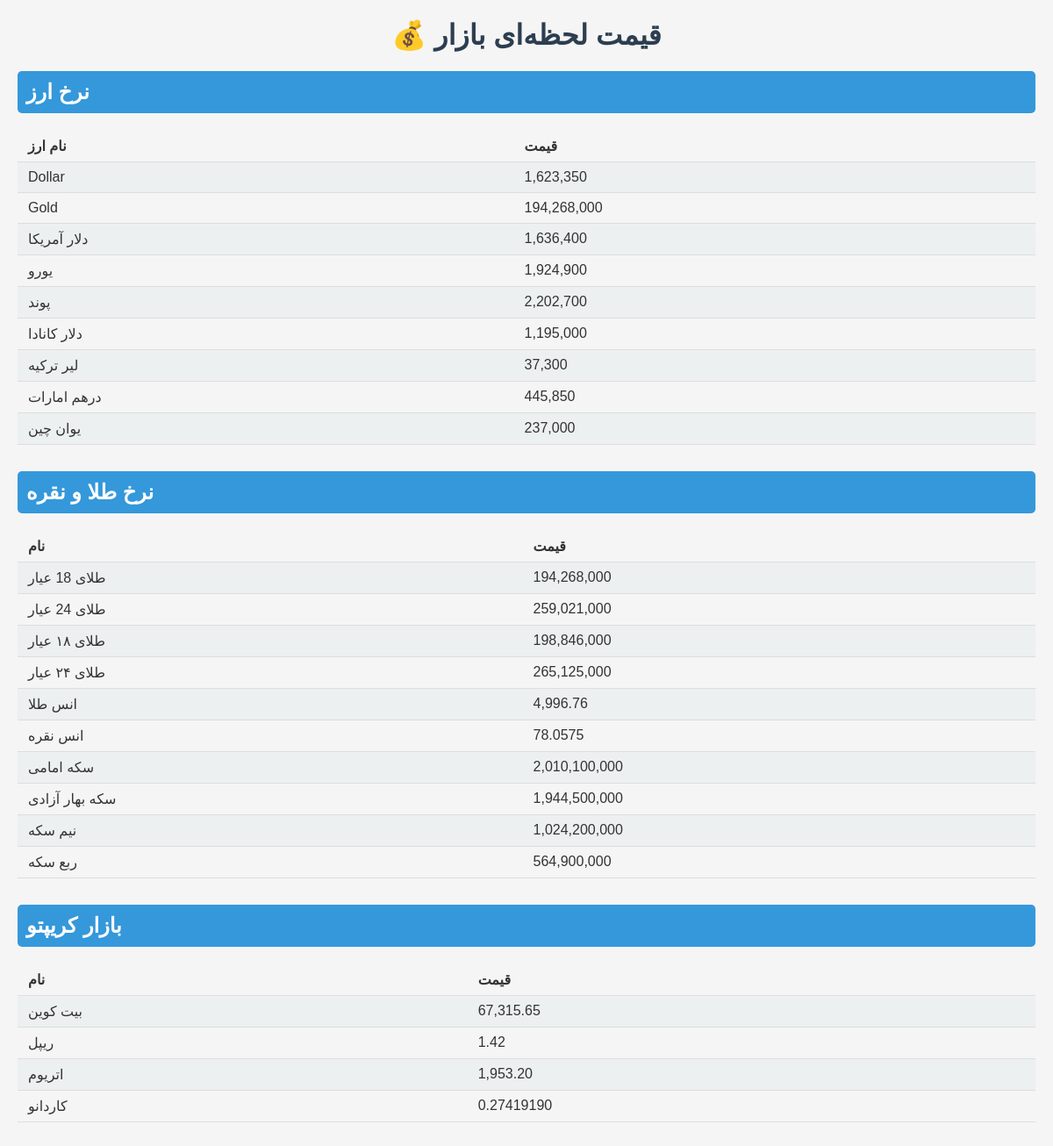
The page / on the database its author committed.
### pricess/models.py (models this page shows, shortened)
class Price(models.Model):
    CATEGORY_CHOICES = [
        ("currency", "نرخ ارز"),
        ("gold", "نرخ طلا و نقره"),
        ("crypto", "بازار کریپتو"),
    ]
    name = models.CharField(max_length=100)
    value = models.CharField(max_length=50)
    category = models.CharField(max_length=10, choices=CATEGORY_CHOICES, default="currency")
    updated_at = models.DateTimeField(auto_now=True)

### pricess/views.py (the view)
# urls.py: path('', views.home, name='home'),
def home(request):
    prices_to_fetch = [
        {"name": "دلار آمریکا", "url": "https://www.tgju.org/profile/price_dollar_rl", "category": "currency"},
        {"name": "یورو", "url": "https://www.tgju.org/profile/price_eur", "category": "currency"},
        {"name": "پوند", "url": "https://www.tgju.org/profile/price_gbp", "category": "currency"},
        {"name": "دلار کانادا", "url": "https://www.tgju.org/profile/price_cad", "category": "currency"},
        {"name": "لیر ترکیه", "url": "https://www.tgju.org/profile/price_try", "category": "currency"},
        {"name": "درهم امارات", "url": "https://www.tgju.org/profile/price_aed", "category": "currency"},
        {"name": "یوان چین", "url": "https://www.tgju.org/profile/price_cny", "category": "currency"},
        {"name": "انس طلا", "url": "https://www.tgju.org/profile/ons", "category": "gold"},
        {"name": "طلای ۱۸ عیار", "url": "https://www.tgju.org/profile/geram18", "category": "gold"},
        {"name": "طلای ۲۴ عیار", "url": "https://www.tgju.org/profile/geram24", "category": "gold"},
        {"name": "سکه امامی", "url": "https://www.tgju.org/profile/sekee", "category": "gold"},
        {"name": "سکه بهار آزادی", "url": "https://www.tgju.org/profile/sekeb", "category": "gold"},
    ]
    for item in prices_to_fetch:
        value = get_price_from_tgju(item["url"])
        if value:
            Price.objects.update_or_create(
                name=item["name"],
                defaults={"value": value, "category": item["category"]}
            )
    currencies = {price.name.strip(): price.value for price in Price.objects.filter(category="currency")}
    metals = Price.objects.filter(category="gold")
    crypto = Price.objects.filter(category="crypto")
    return render(request, "home.html", {
        "currencies": currencies,
        "metals": metals,
        "crypto": crypto,
    })

### pricess/utils.py (called while the page is built)
def get_price_from_tgju(url, data_col="info.last_trade.PDrCotVal"):
    try:
        response = requests.get(url, timeout=5)
        response.raise_for_status()
    except requests.RequestException:
        return None
    soup = BeautifulSoup(response.text, "html.parser")
    span = soup.find("span", {"data-col": data_col})
    if span:
        return span.text.strip()
    return None

### pricess/templates/home.html (shortened to what this page needs)
<!DOCTYPE html>
<html>
<head>
</head>
<body>
<h1>💰 قیمت لحظه‌ای بازار</h1>
<div class="category">
    <h2>نرخ ارز</h2>
    <table>
        <tr><th>نام ارز</th><th>قیمت</th></tr>
        {% for name, value in currencies.items %}
        <tr>
            <td>{{ name }}</td>
            <td>{{ value }}</td>
        </tr>
        {% endfor %}
    </table>
</div>
<div class="category">
    <h2>نرخ طلا و نقره</h2>
    <table>
        <tr><th>نام</th><th>قیمت</th></tr>
        {% for item in metals %}
        <tr>
            <td>{{ item.name }}</td>
            <td>{{ item.value }}</td>
        </tr>
        {% endfor %}
    </table>
</div>
<div class="category">
    <h2>بازار کریپتو</h2>
    <table>
        <tr><th>نام</th><th>قیمت</th></tr>
        {% for item in crypto %}
        <tr>
            <td>{{ item.name }}</td>
            <td>{{ item.value }}</td>
        </tr>
        {% endfor %}
    </table>
</div>
</body>
</html>

### pricess/templates/home.html (style rules this page uses)
body { font-family: Tahoma, sans-serif; background: #f5f5f5; color: #333; margin: 20px; }
h1 { text-align: center; color: #2c3e50; }
.category { margin-bottom: 30px; }
.category h2 { background: #3498db; color: white; padding: 10px; border-radius: 5px; }
table { width: 100%; border-collapse: collapse; margin-top: 10px; }
th, td { padding: 8px 12px; text-align: left; border-bottom: 1px solid #ddd; }
tr:nth-child(even) { background: #ecf0f1; }

### rows shown on the page
Price: currencies "Dollar", currencies "1,623,350"
Price: currencies "Gold", currencies "194,268,000"
Price: currencies "دلار آمریکا", currencies "1,636,400"
Price: currencies "یورو", currencies "1,924,900"
Price: currencies "پوند", currencies "2,202,700"
Price: currencies "دلار کانادا", currencies "1,195,000"
Price: currencies "لیر ترکیه", currencies "37,300"
Price: currencies "درهم امارات", currencies "445,850"
Price: currencies "یوان چین", currencies "237,000"
Price: name "طلای 18 عیار", value "194,268,000"
Price: name "طلای 24 عیار", value "259,021,000"
Price: name "طلای ۱۸ عیار", value "198,846,000"
Price: name "طلای ۲۴ عیار", value "265,125,000"
Price: name "انس طلا", value "4,996.76"
Price: name "انس نقره", value "78.0575"
Price: name "سکه امامی", value "2,010,100,000"
Price: name "سکه بهار آزادی", value "1,944,500,000"
Price: name "نیم سکه", value "1,024,200,000"
Price: name "ربع سکه", value "564,900,000"
Price: name "بیت کوین", value "67,315.65"
Price: name "ریپل", value "1.42"
Price: name "اتریوم", value "1,953.20"
Price: name "کاردانو", value "0.27419190"
